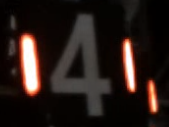
#> input picture OPENCVdetector/armor_box.png, 169 x 127 px, given in place of two_armors.avi, which was not available
$ python armor_detect_withcarbox.py
#> lines starting #> are read from the running program, lines starting #| are printed output that depends on the picture; after the words box and inside, x2 and y2 are one past the last pixel; in counts of white or black regions, pixels touching at a corner belong together; pictures that were not available may be replaced by others from this repository, and a replacement may not be noted
# -*- coding: utf-8 -*-
"""
Created on Thu Aug  6 16:41:42 2020

@author: Administrator
"""
import time

import cv2
import numpy as np
import math

show_detail = True


def read_morphology(frame):  # read cap and morphological operation to get led binary image.
    # ret, frame = cap.read()
    size_img = frame.shape[:2]
    # WIDTH, HIGH = int(570), int(600)
    factor = round(416 / size_img[0])
    WIDTH, HIGH = int(size_img[1] * factor), int(size_img[0] * factor)

    # frame = cv2.resize(frame, (WIDTH, HIGH), interpolation=cv2.INTER_CUBIC)

    mask = hsv_change(frame)
    dst_open = open_binary(mask, 3, 3)
    # dst_close = close_binary(mask, 3, 3)
    dst_erode = erode_binary(dst_open, 1, 1)
    # dst_erode = erode_binary(dst_close, 3, 3)
    dst_dilate = dilate_binary(dst_erode, 5, 3)
    cv2.circle(frame, (int(WIDTH / 2), int(HIGH / 2)), 2, (255, 0, 255), -1)

    if show_detail:
        cv2.namedWindow("mask", cv2.WINDOW_AUTOSIZE)
        cv2.moveWindow("mask", 50, 50)
        cv2.imshow("mask", mask)
        cv2.waitKey(1)

        # [4 lines of commented-out code are left out]

        cv2.namedWindow("dilate", cv2.WINDOW_AUTOSIZE)
        cv2.moveWindow("dilate", 50, 500)
        cv2.imshow("dilate", dst_dilate)
        cv2.waitKey(1)

    return dst_dilate, frame


def read_morphology_temp(frame):  # read cap and morphological operation to get led binary image.
    size_img = frame.shape[:2]

    # WIDTH, HIGH = int(570), int(600)
    factor = round(600 / size_img[0])
    WIDTH, HIGH = int(size_img[1] * factor), int(size_img[0] * factor)

    frame = cv2.resize(frame, (WIDTH, HIGH), interpolation=cv2.INTER_CUBIC)

    mask = hsv_change(frame)
    dst_open = open_binary(mask, 13, 13)
    # dst_close = close_binary(mask, 3, 3)
    dst_erode = erode_binary(dst_open, 3, 3)
    # dst_erode = erode_binary(dst_close, 3, 3)
    dst_dilate = dilate_binary(dst_erode, 3, 3)
    cv2.circle(frame, (int(WIDTH / 2), int(HIGH / 2)), 2, (255, 0, 255), -1)

    if show_detail:
        cv2.imshow("mask", mask)
        cv2.imshow("dilate", dst_dilate)
        cv2.moveWindow("mask", 0, 0)
        cv2.moveWindow("dilate", 500, 0)

    return dst_dilate, frame, factor


def hsv_change(frame):  # hsv channel separation.

    # gray = cv2.cv2tColor(frame, cv2.COLOR_BGR2GRAY)
    # cv2.imshow("gray", gray)
    hsv = cv2.cvtColor(frame, cv2.COLOR_BGR2HSV)
    # lower_hsv = np.array([0,0,130])
    # upper_hsv = np.array([120,255,255])
    lower_hsv = np.array([0, 0, 160])
    upper_hsv = np.array([255, 255, 255])
    mask = cv2.inRange(hsv, lowerb=lower_hsv, upperb=upper_hsv)
    return mask


def open_binary(binary, x, y):
    kernel = cv2.getStructuringElement(cv2.MORPH_RECT, (x, y))
    dst = cv2.morphologyEx(binary, cv2.MORPH_OPEN, kernel)
    return dst


def close_binary(binary, x, y):
    kernel = cv2.getStructuringElement(cv2.MORPH_RECT, (x, y))
    dst = cv2.morphologyEx(binary, cv2.MORPH_CLOSE, kernel)
    return dst


def erode_binary(binary, x, y):
    kernel = cv2.getStructuringElement(cv2.MORPH_RECT, (x, y))
    dst = cv2.erode(binary, kernel)
    return dst


def dilate_binary(binary, x, y):
    kernel = cv2.getStructuringElement(cv2.MORPH_RECT, (x, y))
    dst = cv2.dilate(binary, kernel)
    return dst


def find_contours(binary, frame, rect_index):  # find contours and main screening section
    contour = []
    C_lights = []

    ##--------------------------------1. find contours-----------------------------##
    contours, heriachy = cv2.findContours(binary, cv2.RETR_EXTERNAL, cv2.CHAIN_APPROX_SIMPLE)
    if show_detail:
        frame = cv2.drawContours(frame, contours, -1, (0, 0, 255), 3)
        cv2.imshow("contours", frame)
        cv2.waitKey(1)

    ##--------------------------------2. fit ellipse and RECT rcBound--------------##
    ##judge by calculate solidity of contours and area.
    for i in range(len(contours)):
        if len(contours[i]) >= 5:
            ellipse = cv2.fitEllipse(contours[i])  # 用一个椭圆来匹配目标。它返回一个旋转了的矩形的内接椭圆
            (x, y), (MA, ma), angle = ellipse[0], ellipse[1], ellipse[2]

            # 如果椭圆圆心在图像中间区域且长宽比满足
            if x > 120 and x < 350 and y >120 and y < 350:

                ellipseArea = 3.14 * MA * ma / 4  # 计算外接椭圆面积
                area = cv2.contourArea(contours[i])  # 计算轮廓面积
                if area / ellipseArea >= 0.8 and area >= 20 and area <= 4000:  # 判断凸度(Solidity) 和轮廓面积大小
                    if show_detail:
                        frame = cv2.ellipse(frame, ellipse, (0, 255, 0), 2)
                        frame = cv2.putText(frame, str(i), (int(x), int(y)), cv2.FONT_HERSHEY_PLAIN, 0.75, (0, 255, 0))
                        cv2.imshow("areas", frame)
                        cv2.waitKey(1)
                    rect = cv2.minAreaRect(contours[i])  # 根据轮廓得到外接矩阵 长宽不固定，靠近x轴定义长
                    if rect[2] < -45:
                        if rect[1][0] / rect[1][1] > 0.8:  # 判断矩阵长宽比？？？
                            # a=tuple(((rect[1][0]*1.0,rect[1][1])))      #外接矩形(宽，长)？？？
                            # rect = tuple((rect[0],a,rect[2]))
                            box = cv2.boxPoints(rect)
                            box = np.int0(box)
                            if show_detail:
                                frame = cv2.drawContours(frame, [box], 0, (255, 0, 0), 2)
                                # print(area)
                            contour.append((rect, box, area, x, y))  # 保存符合要求的外接矩形及四点坐标，面积和中心x坐标
                    elif rect[2] > -45:
                        if rect[1][1] / rect[1][0] > 0.8:  # 判断矩阵长宽比？？？
                            # a=tuple(((rect[1][0]*1.0,rect[1][1])))      #外接矩形(宽，长)？？？
                            # rect = tuple((rect[0],a,rect[2]))
                            box = cv2.boxPoints(rect)
                            box = np.int0(box)
                            if show_detail:
                                frame = cv2.drawContours(frame, [box], 0, (255, 0, 0), 2)
                                # print(area)
                            contour.append((rect, box, area, x, y))  # 保存符合要求的外接矩形及四点坐标，面积和中心x坐标

    ##-----------------------------3. Find the right pair of lights----------------##
    ##campare each pair of contours, The approximate parallel, length-width ratio

    if len(contour) >= 2:
        for i in range(len(contour)):
            j = i + 1
            while j < len(contour):
                if contour[i][0][2] > -45:  # 外接矩形定义：与碰到的矩形的第一条边的夹角。并且这个边的边长是width，另一条边边长是height。对旋转角修正
                    orientation_i = contour[i][0][2] - 90
                else:
                    orientation_i = contour[i][0][2]
                if contour[j][0][2] > -45:
                    orientation_j = contour[j][0][2] - 90
                else:
                    orientation_j = contour[j][0][2]
                if abs(orientation_i - orientation_j) < 30.0:  # 判断是否平行
                    if contour[i][2] / contour[j][2] >= 0.4 and contour[i][2] / contour[j][2] <= 2.5:  # 判断矩形面积比
                        # if abs(contour[i][3]-contour[j][3]) > 50 and abs(contour[i][4]-contour[j][4])<100 and abs(contour[i][3]-contour[j][3]) < 150:
                        if abs(contour[i][3] - contour[j][3]) > 50 and abs(contour[i][4] - contour[j][4]) < 100:
                            if show_detail:
                                frame = cv2.drawContours(frame, [contour[i][1]], 0, (255, 0, 0), 2)
                                frame = cv2.drawContours(frame, [contour[j][1]], 0, (0, 255, 0), 2)
                                cv2.imshow("pair", frame)
                                cv2.waitKey(1)
                            couple_light = tuple((contour[i], contour[j]))
                            C_lights.append(couple_light)

                j += 1

    ##----------------------------4. Find best pair of lights----------------------##

    if len(C_lights) > 1:
        distance = []
        for i in range(len(C_lights)):
            d = np.sqrt((C_lights[i][0][3] - C_lights[i][1][3]) ** 2 + (
                        C_lights[i][0][4] - C_lights[i][1][4]) ** 2)  # 找到两个x坐标最相近的灯条
            distance.append(d)
            if show_detail:
                print("Armor distance:", d)
        index = np.argmin(distance)
    elif len(C_lights) == 1:
        index = 0
    else:
        return 0, [0]
    if C_lights[index][0][0][1][0] >= C_lights[index][0][0][1][1] and C_lights[index][1][0][1][0] >= \
            C_lights[index][1][0][1][1]:  # 判断旋转角是否异常
        angle = (C_lights[index][0][0][2] + C_lights[index][1][0][2]) / 2
        l_light = cv2.boxPoints(tuple((C_lights[index][0][0][0], C_lights[index][0][0][1], angle)))
        r_light = cv2.boxPoints(tuple((C_lights[index][1][0][0], C_lights[index][1][0][1], angle)))
    else:
        l_light = C_lights[index][0][1]
        r_light = C_lights[index][1][1]
    if show_detail:
        frame = cv2.drawContours(frame, [np.int0(l_light)], 0, (255, 0, 0), 2)  # 画出两个灯条矩形
        frame = cv2.drawContours(frame, [np.int0(r_light)], 0, (0, 255, 0), 2)

    ##---------------------------5. Find Armor through pair of lights--------------##

    n = len(l_light) + len(r_light)
    cnt = np.zeros((n, 1, 2))
    for i in range(len(l_light)):
        cnt[i][0] = l_light[i]
    for j in range(len(r_light)):
        cnt[len(l_light) + j][0] = r_light[j]
    cnt = cnt.astype(int)
    Rect = cv2.minAreaRect(cnt)
    box = cv2.boxPoints(Rect)
    box = np.int0(box)
    if show_detail:
        frame = cv2.drawContours(frame, [box], 0, (0, 0, 255), 2)  # 画出装甲板矩形
        # robot = cv2.drawContours(robot,[np.int0(box/factor)],0,(0,0,255),2)
        filename = 'armor_' + str(rect_index)
        cv2.namedWindow(filename, cv2.WINDOW_AUTOSIZE)
        # cv2.imshow('a',robot)
        if rect_index == 0:
            cv2.moveWindow(filename, 900, 500)
            cv2.imshow(filename, frame)
            cv2.waitKey(1)
        elif rect_index == 1:
            cv2.moveWindow(filename, 600, 1000)
        elif rect_index == 2:
            cv2.moveWindow(filename, 1200, 1000)
        elif rect_index == 3:
            cv2.moveWindow(filename, 1800, 1000)
        return C_lights, box


if __name__ == '__main__':
    # # ------ 图片测试 ----------
    # rgb_img = cv2.imread("armor_box.png")
    # frame = cv2.resize(rgb_img, (60, 40))
    # # frame = cv2.cvtColor(frame, cv2.COLOR_RGB2BGR)
    # cv2.imshow("640*480", frame)
    # # cv2.waitKey(0)
    # # cv2.waitKey(0)
    # dst_dilate, frame = read_morphology(frame)
    # C_lights,Rect = find_contours(dst_dilate,frame,0)
    # cv2.imwrite("input_img_rst.png", frame)

    # ------- 视频测试 ---------
    # video_path = "/home/dota/RMCV/20221YNUrmcv_main/ModuleTest/cameraTest/red_grey_car.avi"
    video_path = "/home/dota/RMCV/20221YNUrmcv_main/ModuleTest/cameraTest/two_armors.avi"
    cap = cv2.VideoCapture(video_path)

    if (cap.isOpened() == False):
        print("Error opening video stream or file")
        exit(-1)
    img_id = 0
    filename = time.strftime("%Y%m%d_%H%M%S", time.localtime()) + '.avi'
    fourcc = cv2.VideoWriter_fourcc(*'XVID')
    # 视频存储
    # video_out = cv2.VideoWriter(filename, fourcc, 50, (1280, 1024))
    while (cap.isOpened()):
        ret, rgb_image = cap.read()
#> rgb_image is the input picture: shape (127, 169, 3); mean B, G, R 23.4, 27.6, 39.2
        cam_start_t = time.time()

        # frame = rgb_image
        rgb_image = cv2.resize(rgb_image, (416, 416))
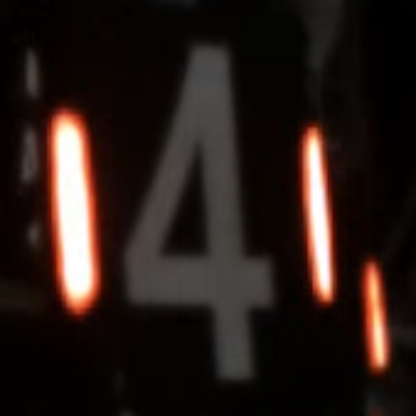
#> rgb_image: shape (416, 416, 3); mean B, G, R 23.4, 27.5, 39.1
        # [7 lines of commented-out code are left out]
        dst_dilate, frame = read_morphology(rgb_image)
#> in hsv_change, `hsv = cv2.cvtColor(frame, cv2.COLOR_BGR2HSV)`: hsv: shape (416, 416, 3); mean H, S, V 12.8, 165.8, 39.1
#> in hsv_change, `mask = cv2.inRange(hsv, lowerb=lower_hsv, upperb=upper_hsv)`:
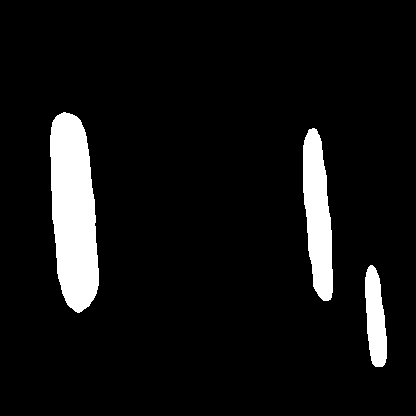
#> mask: shape (416, 416); 7.4% white; 3 white regions, box (x1, y1, x2, y2) and area: (50, 112, 99, 313) 7482, (303, 128, 333, 301) 3623, (365, 265, 387, 367) 1620
#> in dilate_binary, `dst = cv2.dilate(binary, kernel)`:
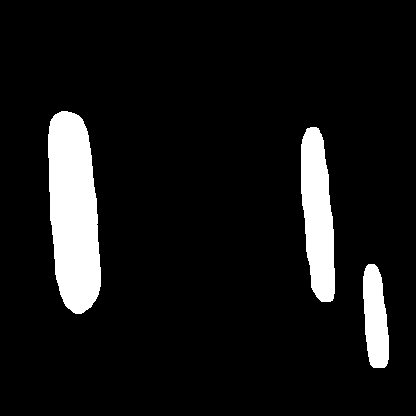
#> dst: shape (416, 416); 8.6% white; 3 white regions
#> in read_morphology, `cv2.circle(frame, (int(WIDTH / 2), int(HIGH / 2)), 2, (255, 0, 255), -1)`: frame: shape (416, 416, 3); 0.01% of pixels changed, all inside (x1, y1, x2, y2) = (206, 206, 211, 211)
        C_lights, Rect = find_contours(dst_dilate, frame, 0)
#> in find_contours, `contours, heriachy = cv2.findContours(binary, cv2.RETR_EXTERNAL, cv2.C..`: contours = 3 contours; box (x1, y1, x2, y2) and area: (48, 111, 101, 314) 8178, (301, 127, 335, 302) 4198, (363, 264, 389, 368) 1968; heriachy = [[1, -1, -1, -1], [2, 0, -1, -1], [-1, 1, -1, -1]]
#> in find_contours, `frame = cv2.drawContours(frame, contours, -1, (0, 0, 255), 3)`:
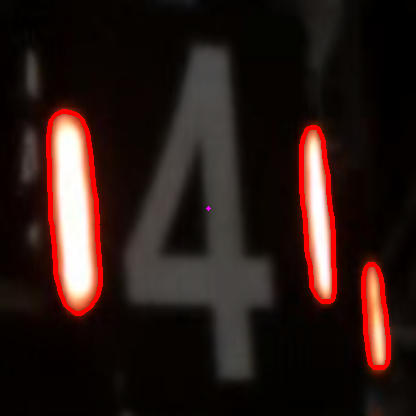
#> frame: shape (416, 416, 3); mean B, G, R 22.8, 26.3, 43
#> the loop in find_contours, `for i in range(len(contours)):` made 3 passes
#> (x, y, MA, ma, angle, ellipseArea, area) on pass 2: (317.6, 216.6, 28.19, 199.6, 175.8, 4416.8, 4198.5)
#> (x, y, MA, ma, angle) on passes 1, 3: (375.2, 320.6, 22.02, 126.1, 175.6), (73.14, 212.2, 49.2, 222.9, 176)
#> after the loop in find_contours, `for i in range(len(contours)):`: contour = []
#> C_lights = 0; Rect = [0]
        # video_out.write(frame)
        img_id += 1
        print("OPENCV cost:", int((time.time() - cam_start_t) * 1000))
        if img_id == 1000:
            #     exit(0)
            time.sleep(20)

$ run again, on OPENCVdetector/car_box.png
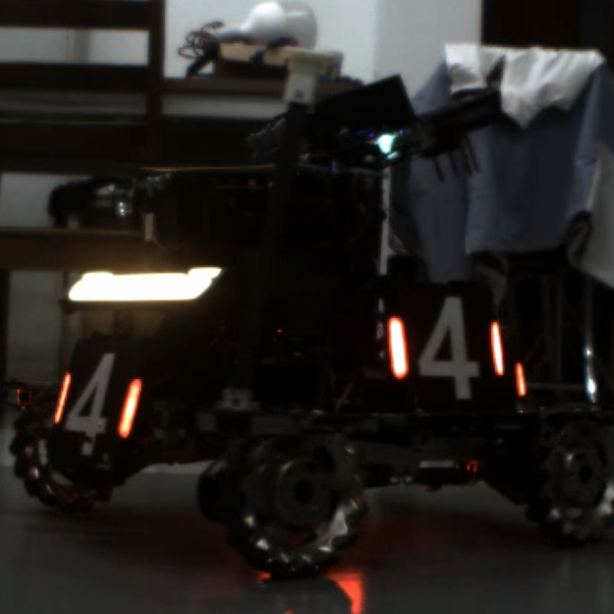
#> input picture OPENCVdetector/car_box.png, 614 x 614 px, given in place of two_armors.avi, which was not available
#> rgb_image is the input picture: shape (614, 614, 3); mean B, G, R 33.1, 35.7, 38.8
#> rgb_image: shape (416, 416, 3)
#> hsv: shape (416, 416, 3); mean H, S, V 33.8, 104.6, 40.3
#> in hsv_change, `mask = cv2.inRange(hsv, lowerb=lower_hsv, upperb=upper_hsv)`:
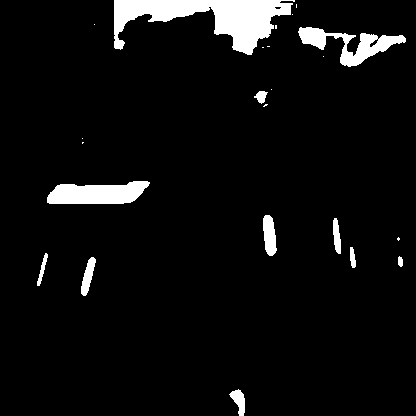
#> mask: shape (416, 416); 5.6% white; 23 white regions (12 under 20 px), largest, box (x1, y1, x2, y2) and area: (114, 0, 295, 55) 4674, (47, 181, 150, 204) 1788, (298, 27, 406, 67) 1606
#> contours = 11 contours; largest, box (x1, y1, x2, y2) and area: (112, 0, 293, 56) 5030, (297, 26, 408, 68) 2021, (45, 180, 151, 205) 1984, (261, 214, 279, 257) 576, (79, 256, 98, 297) 448; heriachy = [[1, -1, -1, -1], [2, 0, -1, -1], [3, 1, -1, -1], [4, 2, -1, -1], [5, 3, -1, -1], [6, 4, -1, -1], [7, 5, -1, -1], [8, 6, -1, -1], [9, 7, -1, -1], [10, 8, -1, -1], [-1, 9, -1, -1]]
#> the loop in find_contours, `for i in range(len(contours)):` made 11 passes
#> (x, y, MA, ma, angle, ellipseArea, area, rect) on passes 6 to 7: (336.4, 236.1, 10.22, 47.53, 174.5, 381.4, 330, ((336.4, 235.6), (10.65, 37.81), -5.71)), (269.2, 235.5, 15.84, 53.27, 174.1, 662.5, 575.5, ((269.2, 234.9), (15.62, 42.89), -5.71))
#> after the loop in find_contours, `for i in range(len(contours)):`: contour = 2 items
#> the loop in find_contours, `for i in range(len(contour)):` made 2 passes
#> after the loop in find_contours, `for i in range(len(contour)):`: C_lights = 1 item
#> l_light = [[332, 254], [329, 217], [339, 216], [343, 253]]
#> r_light = [[263, 257], [259, 214], [274, 212], [279, 255]]
#> n = 8
#> the loop in find_contours, `for i in range(len(l_light)):` made 4 passes
#> after the loop in find_contours, `for i in range(len(l_light)):`: cnt = [[332, 254], [329, 217], [339, 216], [343, 253], [0, 0], [0, 0], [0, 0], [0, 0]]
#> the loop in find_contours, `for j in range(len(r_light)):` made 4 passes
#> after the loop in find_contours, `for j in range(len(r_light)):`: cnt = [[332, 254], [329, 217], [339, 216], [343, 253], [263, 257], [259, 214], [274, 212], [279, 255]]
#> in find_contours, `Rect = cv2.minAreaRect(cnt)`: Rect = ((301, 233.1), (82.23, 44.48), -2.49)
#> in find_contours, `box = cv2.boxPoints(Rect)`: box = [[260.9, 257.1], [258.9, 212.7], [341.1, 209.1], [343, 253.5]]
#> in find_contours, `box = np.int0(box)`: box = [[260, 257], [258, 212], [341, 209], [343, 253]]
#> in find_contours, `frame = cv2.drawContours(frame, [box], 0, (0, 0, 255), 2)`:
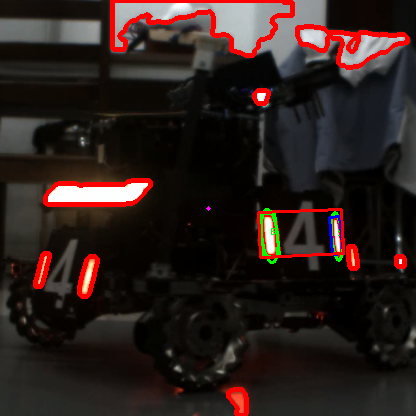
#> frame: shape (416, 416, 3); mean B, G, R 29, 31.8, 44.8
#> `C_lights, Rect = find_contours(dst_dilate, frame, 0)`: C_lights = 1 item; Rect = [[260, 257], [258, 212], [341, 209], [343, 253]]
